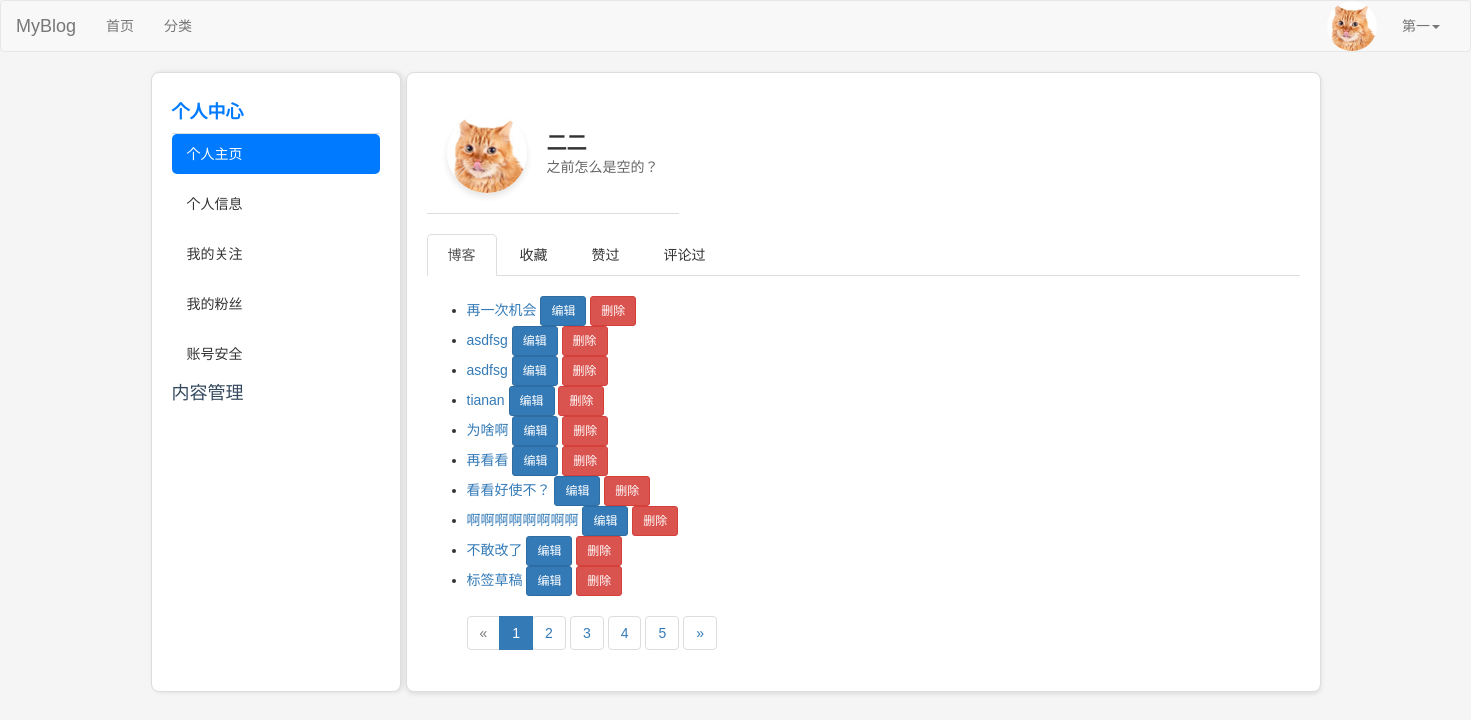
The page /my-posts/ (signed in) on the database as committed earlier.
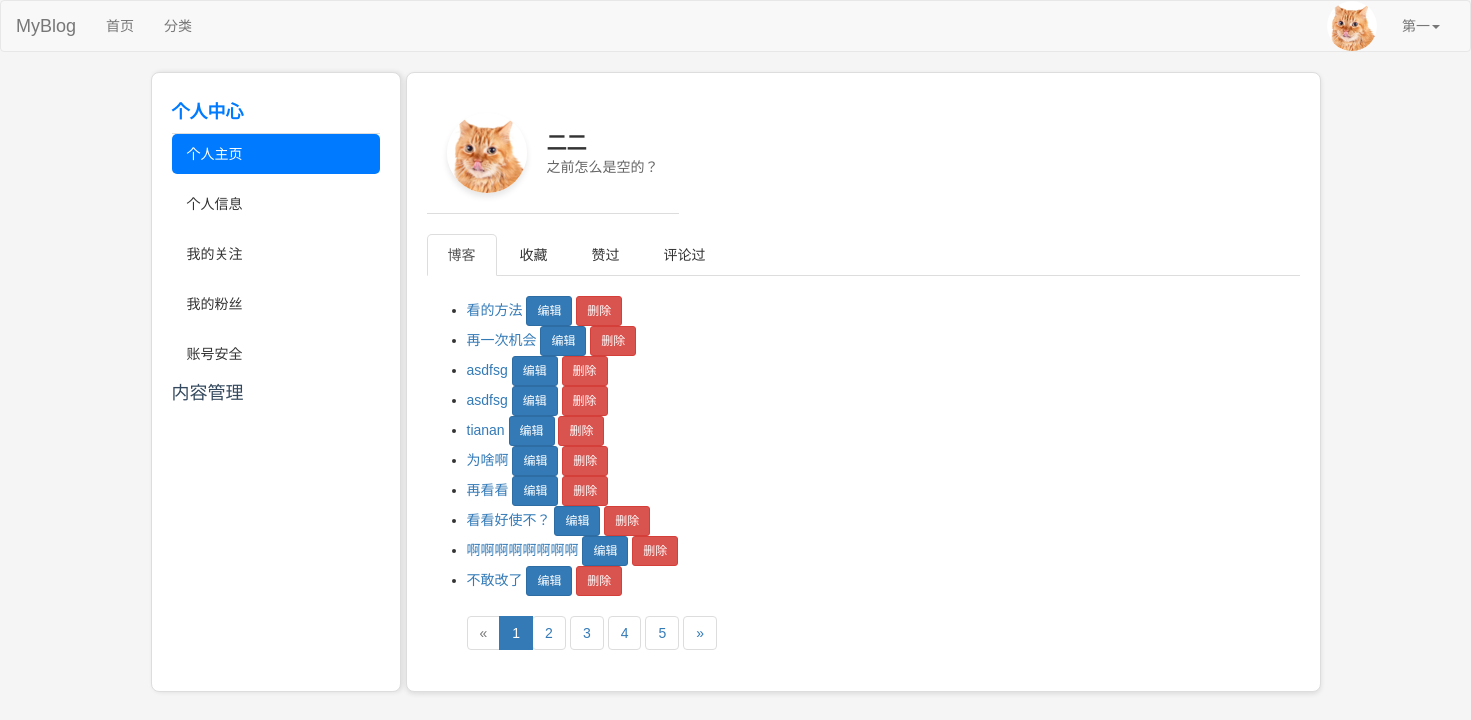
The same page on the database as committed later.
### blog/models.py (models this page shows, shortened)
class Post(models.Model):
    DRAFT = 'draft'
    PUBLISHED = 'published'
    STATUS_CHOICES = [
        (DRAFT, '草稿'),
        (PUBLISHED, '已发布'),
    ]
    title = models.CharField(max_length=61, verbose_name="文章标题")
    desc = models.TextField(max_length=200, blank=True, default="", verbose_name="文章描述")
    category = models.ForeignKey(Category, on_delete=models.CASCADE, verbose_name="分类")
    content = models.TextField(verbose_name="文章详情")
    tags = models.ManyToManyField(Tag, related_name='posts', verbose_name="文章标签")  # 修改为 ManyToManyField
    owner = models.ForeignKey(User, on_delete=models.CASCADE, verbose_name="作者")
    is_hot = models.BooleanField(default=False, verbose_name='是否热门')
    pv = models.IntegerField(default=0, verbose_name='浏览量')
    add_date = models.DateTimeField(auto_now_add=True, verbose_name="添加时间")
    pub_date = models.DateTimeField(auto_now=True, verbose_name="修改时间")
    status = models.CharField(max_length=10, choices=STATUS_CHOICES, default=DRAFT, verbose_name="状态")
    liked_users = models.ManyToManyField(
        User,
        related_name="liked_posts",
        blank=True,
        verbose_name="点赞用户",
    )
    favorited_users = models.ManyToManyField(
        User,
        related_name="favorited_posts",
        blank=True,
        verbose_name="收藏用户",
    )
    class Meta:
        verbose_name = "文章"
        verbose_name_plural = verbose_name

### blog/views/user.py (the view)
# urls.py: path('my-posts/', user.my_posts, name='my_posts'),
@login_required
def my_posts(request):
    post_list = Post.objects.filter(owner=request.user, status=Post.PUBLISHED).order_by('-pub_date')
    paginator = Paginator(post_list, 10)  # 每页显示5篇文章
    page = request.GET.get('page', 1)  # 获取当前页码
    try:
        posts = paginator.page(page)
    except PageNotAnInteger:
        posts = paginator.page(1)
    except EmptyPage:
        posts = paginator.page(paginator.num_pages)
    return render(
        request,
        'users/my_posts.html',
        {
            'posts': posts,  # 将分页后的文章传递到模板
            'active_menu': 'user-info',  # 设置当前活动的菜单
            'active_link': 'my_posts',  # 设置当前活动的链接
        }
    )

### blog/templates/users/my_posts.html (shortened to what this page needs)
{% extends 'layout/user.html' %}
{% block nav %}
    <ul class="nav nav-tabs">
        <li role="presentation" class="active"><a href="{% url 'blog:my_posts' %}">博客</a></li>
        <li role="presentation"><a href="{% url 'blog:favorited_posts' %}">收藏</a></li>
        <li role="presentation"><a href="{% url 'blog:liked_posts' %}">赞过</a></li>
        <li role="presentation"><a href="{% url 'blog:commented_posts' %}">评论过</a></li>
    </ul>
{% endblock %}
{% block blogs %}
    <div class="container">
        {% if posts %}
            <ul class="post-titles">
                {% for post in posts %}
                    <li>
                        <a href="{% url 'blog:post_detail' post.id %}">{{ post.title }}</a>
                        <span class="operation">
                            <a href="{% url 'blog:edit_post' post.id %}" class="btn btn-primary btn-sm ml-2">编辑</a>
                        <button type="button" class="btn btn-danger btn-sm ml-2" data-toggle="modal" data-target="#deleteModal-{{ post.id }}">删除</button>
                        </span>
                    </li>
                {% endfor %}
            </ul>
        {% else %}
            <p>你还没有发布任何博客。</p>
        {% endif %}
    </div>
    <nav aria-label="Page navigation">
            <ul class="pagination">
                {% if posts.has_previous %}
                    <li>
                        <a href="?page={{ posts.previous_page_number }}" aria-label="Previous">
                            <span aria-hidden="true">«</span>
                        </a>
                    </li>
                {% else %}
                    <li class="disabled">
                        <span aria-hidden="true">«</span>
                    </li>
                {% endif %}
                {% for num in posts.paginator.page_range %}
                    {% if posts.number == num %}
                        <li class="active">
                            <span>{{ num }} <span class="sr-only">(current)</span></span>
                        </li>
                    {% else %}
                        <li>
                            <a href="?page={{ num }}">{{ num }}</a>
                        </li>
                    {% endif %}
                {% endfor %}
                {% if posts.has_next %}
                    <li>
                        <a href="?page={{ posts.next_page_number }}" aria-label="Next">
                            <span aria-hidden="true">»</span>
                        </a>
                    </li>
                {% else %}
                    <li class="disabled">
                        <span aria-hidden="true">»</span>
                    </li>
                {% endif %}
            </ul>
        </nav>
{% endblock %}

Rows that differ between the two databases and show on the page:
no longer on this page (row unchanged): Post: title "标签草稿"
now on this page (row edited): Post: title "看的方法"
